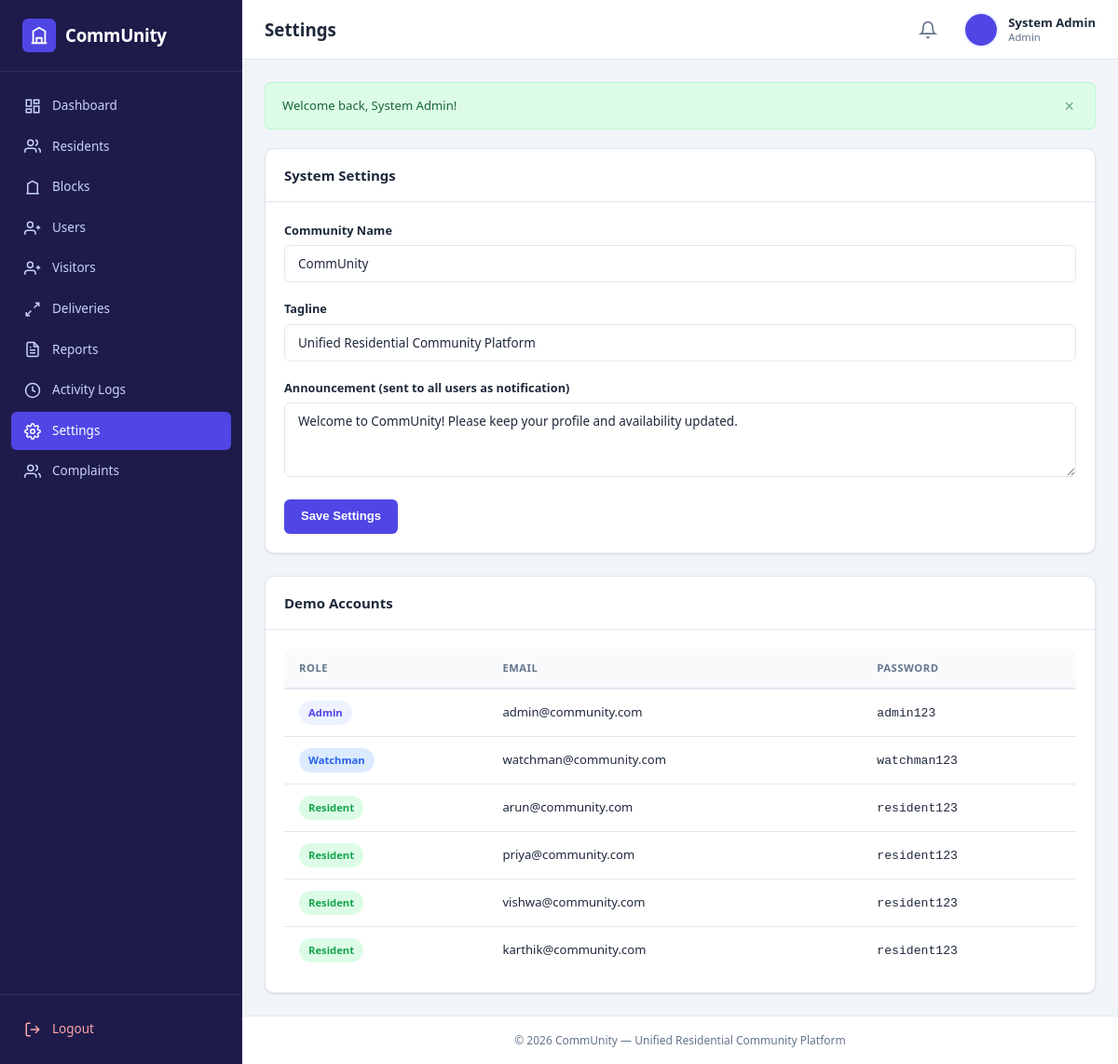
Screenshot of /admin/settings.php (signed in) with the database file from the repository.
### tables this page shows
CREATE TABLE `settings` (
  `id` int(11) NOT NULL AUTO_INCREMENT,
  `setting_key` varchar(100) NOT NULL,
  `setting_value` text,
  PRIMARY KEY (`id`),
  UNIQUE KEY `setting_key` (`setting_key`)
);

### config/database.php (called while the page is built, shortened)
<?php
function db(): PDO {
    static $pdo = null;
    if ($pdo === null) {
        $dsn = "mysql:host=" . DB_HOST . ";dbname=" . DB_NAME . ";charset=" . DB_CHARSET;
        $options = [
            PDO::ATTR_ERRMODE            => PDO::ERRMODE_EXCEPTION,
            PDO::ATTR_DEFAULT_FETCH_MODE => PDO::FETCH_ASSOC,
            PDO::ATTR_EMULATE_PREPARES   => false,
        ];
        try {
            $pdo = new PDO($dsn, DB_USER, DB_PASS, $options);
        } catch (PDOException $e) {
            die("Database connection failed. Please check config/database.php and ensure MySQL is running in XAMPP.");
        }
    }
    return $pdo;
}

### includes/functions.php (called while the page is built, shortened)
<?php
require_once __DIR__ . '/../config/database.php';
function e(?string $str): string {
    return htmlspecialchars($str ?? '', ENT_QUOTES, 'UTF-8');
}
function get_setting(string $key, string $default = ''): string {
    try {
        $stmt = db()->prepare("SELECT setting_value FROM settings WHERE setting_key = ?");
        $stmt->execute([$key]);
        $val = $stmt->fetchColumn();
        return $val !== false ? $val : $default;
    } catch (PDOException $e) {
        return $default;
    }
}

### admin/settings.php (the view, shortened to what this page needs)
<?php
require_once __DIR__ . '/../includes/functions.php';
$community_name = get_setting('community_name', 'CommUnity');
$tagline = get_setting('community_tagline', 'Unified Residential Community Platform');
$announcement = get_setting('announcement', '');
require __DIR__ . '/../includes/top.php';
?>
<div class="card">
    <div class="card-header">
        <h3>System Settings</h3>
    </div>
    <div class="card-body">
        <form method="POST">
            <div class="form-group">
                <label class="form-label">Community Name</label>
                <input type="text" class="form-control" name="community_name" value="<?= e($community_name) ?>">
            </div>
            <div class="form-group">
                <label class="form-label">Tagline</label>
                <input type="text" class="form-control" name="community_tagline" value="<?= e($tagline) ?>">
            </div>
            <div class="form-group">
                <label class="form-label">Announcement (sent to all users as notification)</label>
                <textarea class="form-control" name="announcement" rows="3"><?= e($announcement) ?></textarea>
            </div>
            <button type="submit" name="update_settings" class="btn btn-primary">Save Settings</button>
        </form>
    </div>
</div>
<div class="card mt-3">
    <div class="card-header">
        <h3>Demo Accounts</h3>
    </div>
    <div class="card-body">
        <div class="table-container">
            <table class="data-table">
                <thead>
                    <tr>
                        <th>Role</th>
                        <th>Email</th>
                        <th>Password</th>
                    </tr>
                </thead>
                <tbody>
                    <tr>
                        <td><span class="badge badge-primary">Admin</span></td>
                        <td>admin@community.com</td>
                        <td><code>admin123</code></td>
                    </tr>
                    <tr>
                        <td><span class="badge badge-info">Watchman</span></td>
                        <td>watchman@community.com</td>
                        <td><code>watchman123</code></td>
                    </tr>
                    <tr>
                        <td><span class="badge badge-success">Resident</span></td>
                        <td>arun@community.com</td>
                        <td><code>resident123</code></td>
                    </tr>
                    <tr>
                        <td><span class="badge badge-success">Resident</span></td>
                        <td>priya@community.com</td>
                        <td><code>resident123</code></td>
                    </tr>
                    <tr>
                        <td><span class="badge badge-success">Resident</span></td>
                        <td>vishwa@community.com</td>
                        <td><code>resident123</code></td>
                    </tr>
                    <tr>
                        <td><span class="badge badge-success">Resident</span></td>
                        <td>karthik@community.com</td>
                        <td><code>resident123</code></td>
                    </tr>
                </tbody>
            </table>
        </div>
    </div>
</div>
<?php require __DIR__ . '/../includes/bottom.php'; ?>

### assets/css/style.css (style rules this page uses)
:root { --primary: #4f46e5; --primary-dark: #4338ca; --primary-light: #6366f1; --primary-bg: #eef2ff; --secondary: #64748b; --success: #16a34a; --success-bg: #dcfce7; --danger: #dc2626; --danger-bg: #fee2e2; --warning: #d97706; --warning-bg: #fef3c7; --info: #2563eb; --info-bg: #dbeafe; --sidebar-bg: #1e1b4b; --sidebar-hover: #312e81; --sidebar-active: #4f46e5; --text-dark: #1e293b; --text-muted: #64748b; --bg-body: #f1f5f9; --bg-card: #ffffff; --border: #e2e8f0; --shadow: 0 1px 3px rgba(0,0,0,0.08), 0 1px 2px rgba(0,0,0,0.04); --shadow-lg: 0 4px 12px rgba(0,0,0,0.1); --radius: 10px; --radius-sm: 6px; --sidebar-width: 260px; --header-height: 64px; --font: 'Segoe UI', -apple-system, BlinkMacSystemFont, Roboto, 'Helvetica Neue', sans-serif; }
*, *::before, *::after { box-sizing: border-box; margin: 0; padding: 0; }
html { font-size: 15px; scroll-behavior: smooth; }
body { font-family: var(--font); background: var(--bg-body); color: var(--text-dark); line-height: 1.6; -webkit-font-smoothing: antialiased; }
.dashboard-body { display: flex; min-height: 100vh; }
.card { background: var(--bg-card); border-radius: var(--radius); box-shadow: var(--shadow); border: 1px solid var(--border); overflow: hidden; }
.card-header { padding: 16px 20px; border-bottom: 1px solid var(--border); display: flex; align-items: center; justify-content: space-between; gap: 12px; }
.card-header h3 { font-size: 1rem; font-weight: 600; color: var(--text-dark); }
.card-body { padding: 20px; }
.table-container { overflow-x: auto; border-radius: var(--radius); }
.data-table { width: 100%; border-collapse: collapse; font-size: 0.875rem; }
.data-table thead th { background: #f8fafc; padding: 12px 16px; text-align: left; font-weight: 600; color: var(--text-muted); font-size: 0.75rem; text-transform: uppercase; letter-spacing: 0.5px; border-bottom: 2px solid var(--border); white-space: nowrap; }
.data-table tbody td { padding: 12px 16px; border-bottom: 1px solid var(--border); vertical-align: middle; }
.data-table tbody tr:last-child td { border-bottom: none; }
.badge { display: inline-flex; align-items: center; padding: 4px 10px; border-radius: 20px; font-size: 0.75rem; font-weight: 600; white-space: nowrap; }
.badge-success { background: var(--success-bg); color: var(--success); }
.badge-info { background: var(--info-bg); color: var(--info); }
.badge-primary { background: var(--primary-bg); color: var(--primary); }
.btn { display: inline-flex; align-items: center; justify-content: center; gap: 6px; padding: 9px 18px; border-radius: var(--radius-sm); font-size: 0.875rem; font-weight: 600; border: none; cursor: pointer; transition: all 0.2s ease; text-decoration: none; line-height: 1.4; }
.btn-primary { background: var(--primary); color: #fff; }
.form-group { margin-bottom: 18px; }
.form-label { display: block; font-size: 0.85rem; font-weight: 600; color: var(--text-dark); margin-bottom: 6px; }
.form-control { width: 100%; padding: 10px 14px; border: 1.5px solid var(--border); border-radius: var(--radius-sm); font-size: 0.9rem; font-family: var(--font); color: var(--text-dark); background: #fff; transition: border-color 0.2s, box-shadow 0.2s; }
.form-control::placeholder { color: #94a3b8; }
textarea.form-control { resize: vertical; min-height: 80px; }
.mt-3 { margin-top: 24px; }

### rows the page displays
settings: community_name "CommUnity"
settings: community_tagline "Unified Residential Community Platform"
settings: announcement "Welcome to CommUnity! Please keep your profile and availability updated."

### other values shown
APP_NAME "CommUnity"
$pageTitle "Settings"
$_SESSION['name'] "System Admin"
$role "Admin"
$flash['message'] "Welcome back, System Admin!"
APP_TAGLINE "Unified Residential Community Platform"
